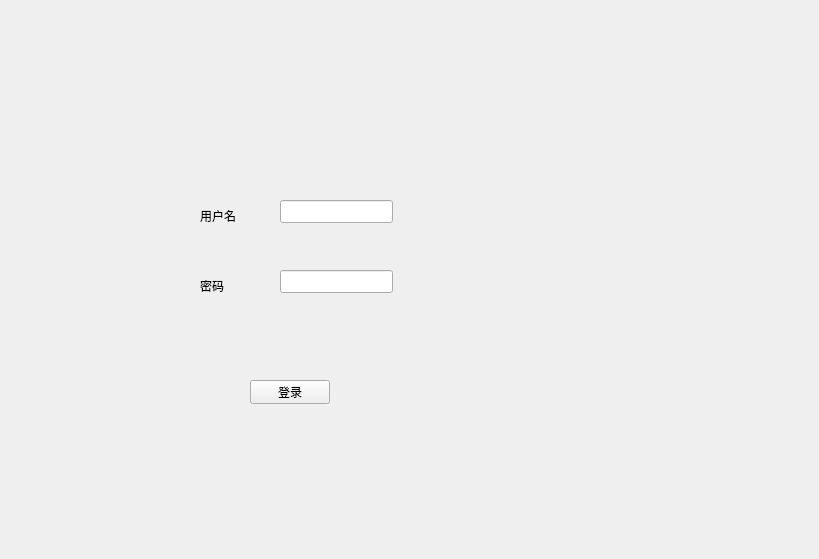
<?xml version="1.0" encoding="UTF-8"?>
<ui version="4.0">
 <class>WidgetLogin</class>
 <widget class="QWidget" name="WidgetLogin">
  <property name="geometry">
   <rect>
    <x>0</x>
    <y>0</y>
    <width>819</width>
    <height>559</height>
   </rect>
  </property>
  <property name="windowTitle">
   <string>Form</string>
  </property>
  <widget class="QLabel" name="label">
   <property name="geometry">
    <rect>
     <x>200</x>
     <y>190</y>
     <width>101</width>
     <height>51</height>
    </rect>
   </property>
   <property name="text">
    <string>用户名</string>
   </property>
  </widget>
  <widget class="QLabel" name="label_2">
   <property name="geometry">
    <rect>
     <x>200</x>
     <y>260</y>
     <width>101</width>
     <height>51</height>
    </rect>
   </property>
   <property name="text">
    <string>密码</string>
   </property>
  </widget>
  <widget class="QLineEdit" name="lineEdit_account">
   <property name="geometry">
    <rect>
     <x>280</x>
     <y>200</y>
     <width>113</width>
     <height>23</height>
    </rect>
   </property>
  </widget>
  <widget class="QLineEdit" name="lineEdit_pwd">
   <property name="geometry">
    <rect>
     <x>280</x>
     <y>270</y>
     <width>113</width>
     <height>23</height>
    </rect>
   </property>
  </widget>
  <widget class="QPushButton" name="pushButton">
   <property name="geometry">
    <rect>
     <x>250</x>
     <y>380</y>
     <width>80</width>
     <height>24</height>
    </rect>
   </property>
   <property name="text">
    <string>登录</string>
   </property>
  </widget>
  <widget class="QLabel" name="lab_err">
   <property name="geometry">
    <rect>
     <x>190</x>
     <y>340</y>
     <width>211</width>
     <height>16</height>
    </rect>
   </property>
   <property name="text">
    <string/>
   </property>
  </widget>
 </widget>
 <resources/>
 <connections/>
</ui>
